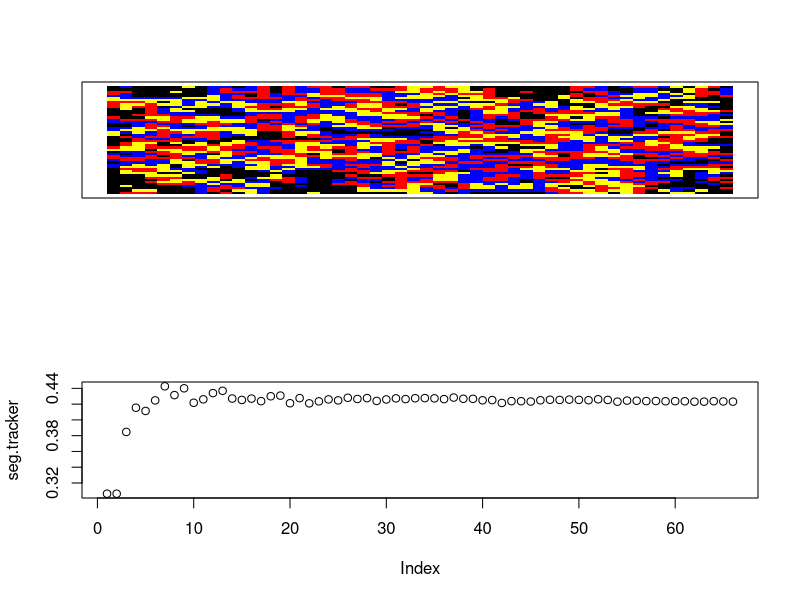

Write R code to recreate this figure.
# We added a max similarity value so that agents are satisfied only if
# they are similar to 2/8 or more of their neighbors AND less than
# 6/8 of their neighbors. We also added a third group of agents
# (yellow squares on the plot). If you run the code, you should see
# that segregation levels off at ~ 45%
# model parameters ####
rows <- 50 
cols <- 50
proportion.group.1 <- .35 # proportion of red agents
proportion.group.2 <- .35
empty <- .2 # proportion of grid that will be empty space
min.similarity <- 2/8 # minimum proportion of neighbors that are the same type to not move
max.similarity <- 6/8
# create.grid ####
# generates a rows x column matrix and randomly places the initial population
# values in the matrix are either 0, 1, or 2
# if 0, the space is empty
# 1 and 2 represent the two different groups
create.grid <- function(rows, cols, proportion.group.1, proportion.group.2, empty){
  pop.size.group.1 <- (rows*cols)*(1-empty)*proportion.group.1
  pop.size.group.2 <- (rows*cols)*(1-empty)*proportion.group.2
  pop.size.group.3 <- (rows*cols)*(1-empty)*(1-proportion.group.1-proportion.group.2)
  
  initial.population <- sample(c(
    rep(1, pop.size.group.1), 
    rep(2, pop.size.group.2), 
    rep(3, pop.size.group.3), 
    rep(0, (rows*cols)-pop.size.group.1-pop.size.group.2-pop.size.group.3)
  ))
  grid <- matrix(initial.population, nrow=rows, ncol=cols)
}

# visualize.grid ####
# outputs a visualization of the grid, with red squares representing group 1,
# blue squares group 2, and black squares empty locations.
visualize.grid <- function(grid){
  image(grid, col=c('black','red','blue','yellow'), xaxs=NULL, yaxs=NULL, xaxt='n', yaxt='n')
}

# empty.locations ####
# returns all the locations in the grid that are empty
# output is an N x 2 array, with N equal to the number of empty locations
# the 2 columns contain the row and column of the empty location.
empty.locations <- function(grid){
  return(which(grid==0, arr.ind=T))
}

# similarity.to.center ####
# takes a grid and the center.val of that grid and returns
# the proportion of cells that are the same as the center,
# ignoring empty cells. the center.val must be specified
# manually in case the grid has an even number of rows or 
# columns
similarity.to.center <- function(grid.subset, center.val){
  if(center.val == 0){ return(NA) }
  same <- sum(grid.subset==center.val) - 1
  not.same <- sum(grid.subset!=center.val) - sum(grid.subset==0)
  return(same/(same+not.same))
}

# segregation ####
# computes the proportion of neighbors who are from the same group
segregation <- function(grid){
  same.count <- 0
  diff.count <- 0
  for(row in 1:(nrow(grid)-1)){
    for(col in 1:(ncol(grid)-1)){
      if(grid[row,col] != 0 && grid[row+1,col+1] != 0){
        if(grid[row,col] != grid[row+1,col+1]){
          diff.count <- diff.count + 1
        } else {
          same.count <- same.count + 1
        }
      }
    }
  }
  return(same.count / (same.count + diff.count))
}

# unhappy.agents ####
# takes a grid and a minimum similarity threshold and computes
# a list of all of the agents that are unhappy with their 
# current location. the output is N x 2, with N equal to the
# number of unhappy agents and the columns representing the 
# location (row, col) of the unhappy agent in the grid
unhappy.agents <- function(grid, min.similarity, max.similarity){
  grid.copy <- grid
  for(row in 1:rows){
    for(col in 1:cols){
      similarity.score <- similarity.to.center(grid[max(0, row-1):min(rows,row+1), max(0,col-1):min(cols,col+1)], grid[row,col])
      if(is.na(similarity.score)){
        grid.copy[row,col] <- NA
      } else {
        grid.copy[row,col] <- (similarity.score >= min.similarity && similarity.score <= max.similarity)
      }
    }
  }
  return(which(grid.copy==FALSE, arr.ind = T))
}

# one.round ####
# runs a single round of the simulation. the round starts by finding
# all of the unhappy agents and empty spaces. then unhappy agents are randomly
# assigned to a new empty location. a new grid is generated to reflect all of
# the moves that took place.
one.round <- function(grid, min.similarity, max.similarity){
  #new.grid <- grid
  empty.spaces <- empty.locations(grid)
  unhappy <- unhappy.agents(grid, min.similarity, max.similarity)
  empty.spaces <- empty.spaces[sample(1:nrow(empty.spaces)), ]
  for(i in 1:nrow(empty.spaces)){
    if(i>nrow(unhappy)){break; }
    grid[empty.spaces[i,1], empty.spaces[i,2]] <- grid[unhappy[i,1], unhappy[i,2]]
    grid[unhappy[i,1], unhappy[i,2]] <- 0
  }
  return(grid)
}

# running the simulation ####
done <- FALSE # a variable to keep track of whether the simulation is complete
grid <- create.grid(rows, cols, proportion.group.1, proportion.group.2, empty)
seg.tracker <- c(segregation(grid)) # keeping a running tally of the segregation scores for each round
while(!done){
  new.grid <- one.round(grid, min.similarity, max.similarity) # run one round of the simulation, and store output in new.grid
  seg.tracker <- c(seg.tracker, segregation(grid)) # calculate segregation score and add to running list
  if(all(new.grid == grid)){ # check if the new.grid is identical to the last grid
    done <- TRUE # if it is, simulation is over -- no agents want to move
  } else {
    grid <- new.grid # otherwise, replace grid with new.grid, and loop again.
  }
}
layout(1:2) # change graphics device to have two plots
visualize.grid(grid) # show resulting grid
plot(seg.tracker) # plot segregation over time

